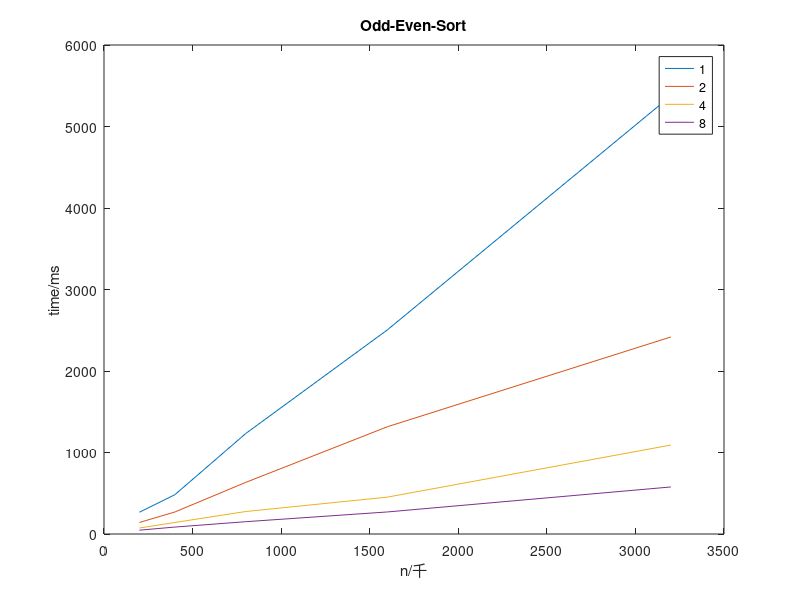

The MATLAB source for this figure:
clear all
close all

x = [200, 400, 800, 1600, 3200]
y = [267.24, 482.03, 1232.49, 2505.07, 5375.61;
	141.76, 270.05, 633.23, 1316.20, 2417.55;
	73.79, 141.34, 275.87, 452.55, 1091.34;
	47.02, 85.17, 151.06, 270.67, 577.27]

plot(x, y)
xlabel("n/千")
ylabel("time/ms")
title("Odd-Even-Sort")
legend("1","2","4","8");
print( "time", '-dpng' );
